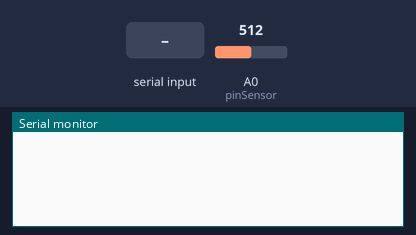
Recording of a sketch running on a simulated Arduino Uno, built with avr-gcc and run on an emulated ATmega328P. Parts: the last lines printed to the serial monitor. The inputs (shaded band) are chosen by the test bench; at power-on: A0 (pinSensor) = 512.

Above: at 1.2 s.
1.3 s: "1" received over the second serial link
At 1.6 s:
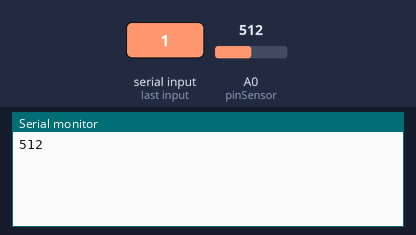
4.3 s: A0 (pinSensor) set to 716
At 5.7 s:
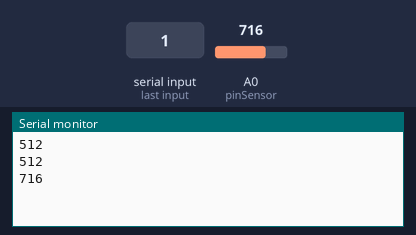
5.8 s: A0 (pinSensor) set to 900
At 8.4 s:
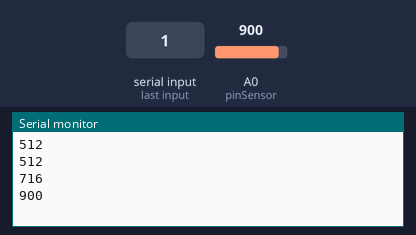
Timing chart, 0 to 9.9 s (numbered marks = the images above; inputs shaded):
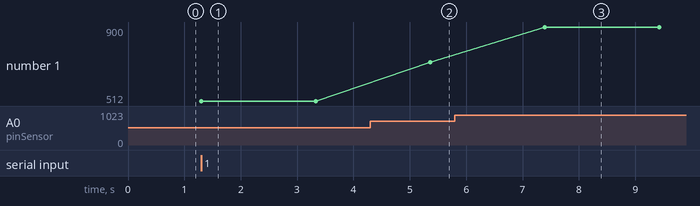

Measured:
- after the input at 1.3 s, the serial monitor: prints a new line at once (image 1)
- after the input at 4.3 s, the serial monitor: prints a new line after 1.1 s (image 2)
- after the input at 5.8 s, the serial monitor: prints a new line after 1.6 s (image 3)
- plotted number 1: 512 → 716 after the input at 4.3 s, 716 → 900 after the input at 5.8 s

The sketch:

bluettothComSensorPresenca.ino
```cpp
#include <SoftwareSerial.h>

const int pinSensor = A0;
int readSensor;
//                RXD , TXD
SoftwareSerial Bt(7,6);
void setup() {
  // put your setup code here, to run once:
  pinMode(pinSensor, OUTPUT);
  Serial.begin(9600);
  Bt.begin(9600);
}

void loop() {
  // put your main code here, to run repeatedly:
  if(Bt.available()){
    readSensor = analogRead(pinSensor);
    if(readSensor > 7){
      Serial.println(readSensor);
      Bt.println("Existe algo perto do sensor");
      delay(2000);

    }

  }

}
```
